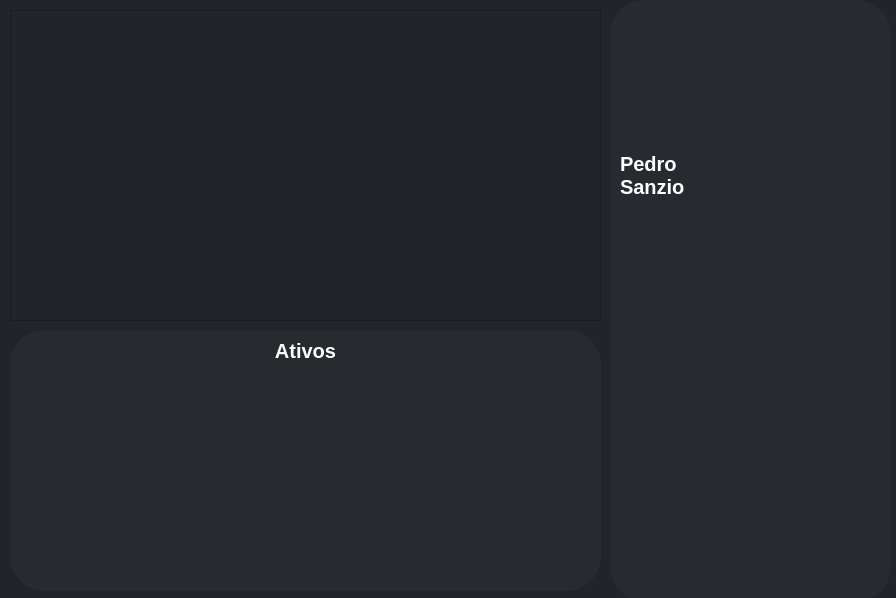
<?xml version="1.0" encoding="UTF-8"?>
<ui version="4.0">
 <class>main_window</class>
 <widget class="QMainWindow" name="main_window">
  <property name="windowModality">
   <enum>Qt::WindowModality::WindowModal</enum>
  </property>
  <property name="geometry">
   <rect>
    <x>0</x>
    <y>0</y>
    <width>896</width>
    <height>598</height>
   </rect>
  </property>
  <property name="mouseTracking">
   <bool>false</bool>
  </property>
  <property name="windowTitle">
   <string>Investpy</string>
  </property>
  <property name="windowOpacity">
   <double>1.000000000000000</double>
  </property>
  <property name="autoFillBackground">
   <bool>false</bool>
  </property>
  <property name="styleSheet">
   <string notr="true">background-color: #212529;</string>
  </property>
  <property name="documentMode">
   <bool>false</bool>
  </property>
  <widget class="QWidget" name="centralwidget">
   <widget class="QFrame" name="right_bar">
    <property name="geometry">
     <rect>
      <x>610</x>
      <y>0</y>
      <width>281</width>
      <height>601</height>
     </rect>
    </property>
    <property name="layoutDirection">
     <enum>Qt::LayoutDirection::LeftToRight</enum>
    </property>
    <property name="styleSheet">
     <string notr="true">background-color: #272b2f;
border-radius: 35px;
</string>
    </property>
    <property name="frameShape">
     <enum>QFrame::Shape::StyledPanel</enum>
    </property>
    <property name="frameShadow">
     <enum>QFrame::Shadow::Raised</enum>
    </property>
    <widget class="QLabel" name="username">
     <property name="geometry">
      <rect>
       <x>10</x>
       <y>130</y>
       <width>171</width>
       <height>91</height>
      </rect>
     </property>
     <property name="styleSheet">
      <string notr="true">font-family: 'Inter', sans-serif;
font-size: 20px;
font-weight: 600;
color: #FFFFFF;
background-color: none;
</string>
     </property>
     <property name="text">
      <string>Pedro
Sanzio</string>
     </property>
     <property name="alignment">
      <set>Qt::AlignmentFlag::AlignLeading|Qt::AlignmentFlag::AlignLeft|Qt::AlignmentFlag::AlignVCenter</set>
     </property>
    </widget>
   </widget>
   <widget class="QGraphicsView" name="graphicsView">
    <property name="geometry">
     <rect>
      <x>10</x>
      <y>10</y>
      <width>591</width>
      <height>311</height>
     </rect>
    </property>
   </widget>
   <widget class="QFrame" name="bottom_bar">
    <property name="geometry">
     <rect>
      <x>10</x>
      <y>330</y>
      <width>591</width>
      <height>261</height>
     </rect>
    </property>
    <property name="layoutDirection">
     <enum>Qt::LayoutDirection::LeftToRight</enum>
    </property>
    <property name="styleSheet">
     <string notr="true">background-color: #272b2f;
border-radius: 35px;
</string>
    </property>
    <property name="frameShape">
     <enum>QFrame::Shape::StyledPanel</enum>
    </property>
    <property name="frameShadow">
     <enum>QFrame::Shadow::Raised</enum>
    </property>
    <widget class="QLabel" name="subtitle">
     <property name="geometry">
      <rect>
       <x>0</x>
       <y>0</y>
       <width>591</width>
       <height>41</height>
      </rect>
     </property>
     <property name="styleSheet">
      <string notr="true">font-family: 'Inter', sans-serif;
font-size: 20px;
font-weight: 600;
color: #FFFFFF;
background-color: none;
</string>
     </property>
     <property name="text">
      <string>Ativos</string>
     </property>
     <property name="alignment">
      <set>Qt::AlignmentFlag::AlignCenter</set>
     </property>
    </widget>
    <widget class="QTableWidget" name="tableWidget">
     <property name="geometry">
      <rect>
       <x>10</x>
       <y>40</y>
       <width>571</width>
       <height>201</height>
      </rect>
     </property>
     <property name="styleSheet">
      <string notr="true">background-color: #272b2f;
color: white;
border: none;
gridline-color: #444;</string>
     </property>
     <property name="showGrid">
      <bool>true</bool>
     </property>
    </widget>
   </widget>
  </widget>
 </widget>
 <resources/>
 <connections/>
</ui>
